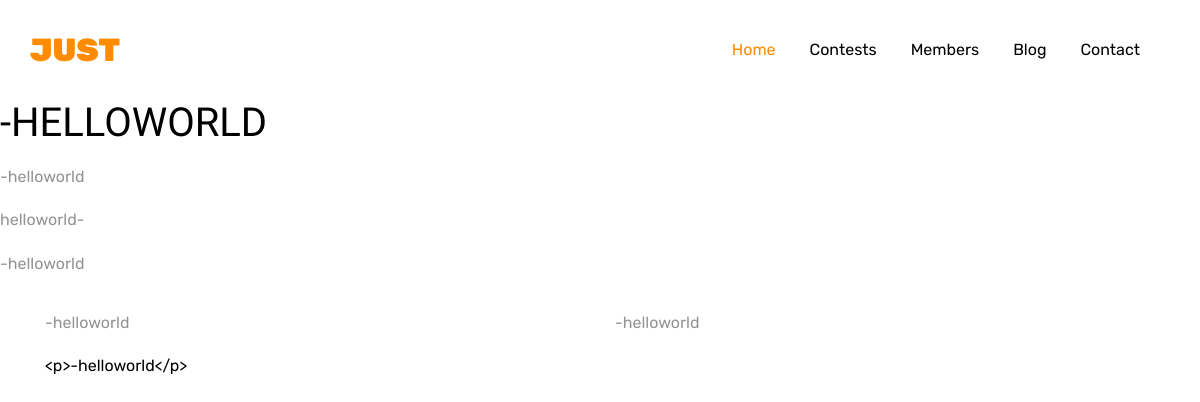
Page /home/problemlist/three/ on the earlier database version.
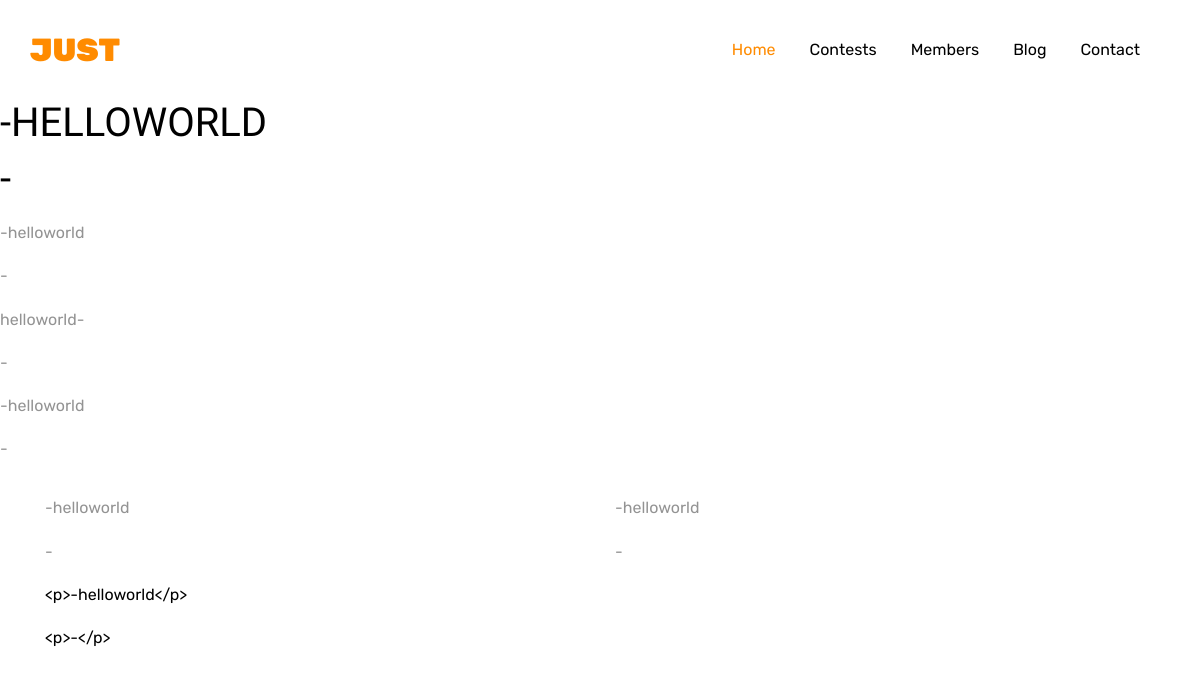
Same page on the later database version.
### createcontest/models.py (models this page shows, shortened)
class Createcontest(models.Model):
	contest_name = models.CharField(max_length=50,default='-')
	contest_setter = models.CharField(max_length=50,default='-')
	problem_name_1 = models.CharField(max_length=50,default='-')
	problem_time_limit_1 = models.CharField(max_length=50,default='-')
	problem_memory_limit_1 = models.CharField(max_length=50,default='-')
	problem_description_1 = RichTextField(default='-');
	problem_input_1 = RichTextField(default='-');
	problem_output_1 = RichTextField(default='-');
	problem_note_1 = RichTextField(default=' ')
	problem_name_2 = models.CharField(max_length=50,default='-')
	problem_time_limit_2 = models.CharField(max_length=50,default='-')
	problem_memory_limit_2 = models.CharField(max_length=50,default='-')
	problem_description_2 = RichTextField(default='-');
	problem_input_2 = RichTextField(default='-');
	problem_output_2 = RichTextField(default='-');
	problem_note_2 = RichTextField(default=' ')
	problem_name_3 = models.CharField(max_length=50,default='-')
	problem_time_limit_3 = models.CharField(max_length=50,default='-')
	problem_memory_limit_3 = models.CharField(max_length=50,default='-')
	problem_description_3 = RichTextField(default='-');
	problem_input_3 = RichTextField(default='-');
	problem_output_3 = RichTextField(default='-');
	problem_note_3 = RichTextField(default=' ')
	problem_name_4 = models.CharField(max_length=50,default='-')
	problem_time_limit_4 = models.CharField(max_length=50,default='-')
	problem_memory_limit_4 = models.CharField(max_length=50,default='-')
	problem_description_4 = RichTextField(default='-');
	problem_input_4 = RichTextField(default='-');
	problem_output_4 = RichTextField(default='-');
	problem_note_4 = RichTextField(default=' ')
	problem_name_5 = models.CharField(max_length=50,default='-')
	problem_time_limit_5 = models.CharField(max_length=50,default='-')
	problem_memory_limit_5 = models.CharField(max_length=50,default='-')
	problem_description_5 = RichTextField(default='-');
	problem_input_5 = RichTextField(default='-');
	problem_output_5 = RichTextField(default='-');
	problem_note_5 = RichTextField(default=' ')

### createcontest/views.py (the view)
# urls.py: url(r'^home/problemlist/three/$',views.three,name='three'),
def three(request):
	sitename = 'Problem 3'
	contest = Createcontest.objects.all()
	args = {'sitename':sitename,'contest':contest}
	return render(request,'front/three.html',args)

### createcontest/templates/front/three.html
{% extends 'front/master.html' %}
{% block mainblock %}
{% for i in contest %}
<h1 style="color: black;">{{i.problem_name_3 | safe}}</h1>
{% endfor %}
{% for i in contest %}
<p>{{i.problem_time_limit_3 | safe}}</p>
{% endfor %}
{% for i in contest %}
<p>{{i.problem_memory_limit_3 | safe}}</p>
{% endfor %}
{% for i in contest %}
<p style="color: black;">{{i.problem_description_3 | safe}}</p>
{% endfor %}
<div class="container">
  <div class="row">
    <div class="col-sm">
		{% for i in contest %}
  	  <p style="color: black;">{{i.problem_input_3 | safe}}</p>
  	  {% endfor %}
    </div>
    <div class="col-sm">
		{% for i in contest %}
  	  <p style="color: black;">{{i.problem_output_3 | safe}}</p>
  	  {% endfor %}
  </div>
</div>
{% for i in contest %}
<p style="color: black;">{{i.problem_note_3}}</p>
{% endfor %}
{% endblock %}

Differences in the rows shown:
added Createcontest: problem_name_3 "-", problem_time_limit_3 "-", problem_memory_limit_3 "-", problem_description_3 "-", problem_input_3 "-", problem_output_3 "-", problem_note_3 "<p>-</p>"
